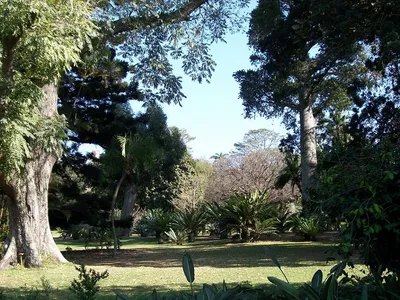
#> input picture site/images/botanic-400.webp, 400 x 300 px
$ python -i duban-photos-v2.py   (imports and definitions only)
#> lines starting #> are read from the running program, lines starting #| are printed output that depends on the picture; after the words box and inside, x2 and y2 are one past the last pixel; in counts of white or black regions, pixels touching at a corner belong together
#> further down, picture is the input picture: shape (300, 400, 3); mean B, G, R 84.5, 94.3, 84.8
"""Duban photos v2: privacy blur -> gentle denoise -> EDSR super-res (if small) -> Duban cool grade -> crops -> WebP.
No generative edits; nothing added/removed. Run with a Python that has opencv-contrib (dnn_superres) + Pillow.
Owner originals: assets/originals/*.jpg. Commons: downloaded from Special:FilePath (see docs/image-credits.md) to COMMONS dir."""
import cv2, numpy as np, os, sys, importlib.util
from PIL import Image, ImageFilter
ROOT = os.path.dirname(os.path.dirname(os.path.abspath(__file__)))
spec = importlib.util.spec_from_file_location("v1", os.path.join(ROOT, "scripts/edit-owner-photos.py"))
OUT = os.path.join(ROOT, "site/images/v2"); COMMONS = sys.argv[1] if len(sys.argv) > 1 else "/tmp/commons"
MODELS = {2: "/tmp/EDSR_x2.pb", 3: "/tmp/EDSR_x3.pb"}
# Same privacy boxes as v1 (original pixel coords)
PRIVACY = {
    "umhlanga-night": {"plates": [(36, 1300, 160, 1352), (192, 1218, 262, 1252), (490, 1176, 532, 1204)],
                       "faces": [(700, 1104, 736, 1144), (905, 1218, 940, 1262)]},
    "ushaka-gate": {"plates": [], "faces": [(736, 1322, 772, 1362), (862, 1332, 896, 1372)]},
    "durban-letters": {"plates": [], "faces": [(50, 408, 92, 452)]},
    "promenade": {"plates": [], "faces": []},
}
FOCUS = {"promenade": (0.5, 0.3), "durban-letters": (0.48, 0.55), "ushaka-gate": (0.5, 0.35), "umhlanga-night": (0.5, 0.56)}

def blur_box(img, box, k):
    region = img.crop(box).filter(ImageFilter.GaussianBlur(k))
    if k >= 10:
        w, h = region.size
        region = region.resize((max(1, w // 10), max(1, h // 10)), Image.BILINEAR).resize((w, h), Image.NEAREST).filter(ImageFilter.GaussianBlur(3))
    img.paste(region, box)

def superres(bgr, need):
    if need <= 1.05: return bgr
    s = 3 if need > 2 else 2
    sr = cv2.dnn_superres.DnnSuperResImpl_create(); sr.readModel(MODELS[s]); sr.setModel("edsr", s)
    return sr.upsample(bgr)

def grade(bgr, night=False):
#> called with night = False
    bgr = cv2.fastNlMeansDenoisingColored(bgr, None, 6 if night else 3, 6 if night else 3, 7, 21)
    a = cv2.cvtColor(bgr, cv2.COLOR_BGR2RGB).astype(np.float32) / 255
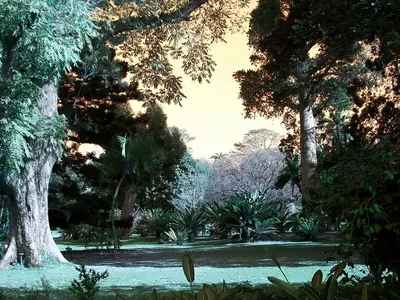
#> a: shape (300, 400, 3) float32; mean of channels 0, 1, 2 0.33, 0.369, 0.329; drawn as B, G, R
    # clean whites: neutralise highlight cast toward white
    lum = a.mean(2, keepdims=True); hi = np.clip((lum - 0.7) / 0.3, 0, 1)
#> after `lum = a.mean(2, keepdims=True)`:
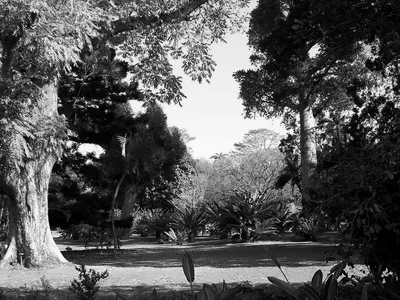
#> lum: shape (300, 400, 1) float32; min 0, max 0.991, mean 0.343
#> after `hi = np.clip((lum - 0.7) / 0.3, 0, 1)`:
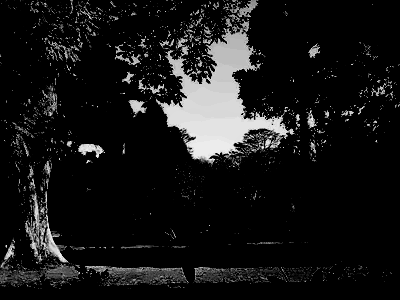
#> hi: shape (300, 400, 1) float32; min 0, max 0.969, mean 0.0895
    a = a * (1 - 0.35 * hi) + lum * 0.35 * hi
    a = np.clip(0.5 + (a - 0.5) * 1.07, 0, 1)                               # a little contrast
    lo = np.clip((0.45 - lum) / 0.45, 0, 1); a = a + lo * np.array([-0.02, 0.012, 0.03])   # teal shadows
#> after `lo = np.clip((0.45 - lum) / 0.45, 0, 1)`:
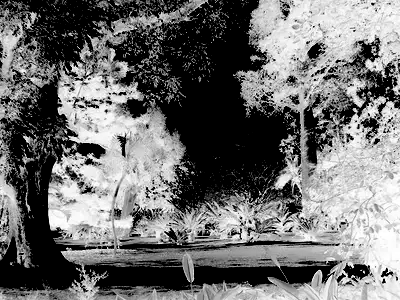
#> lo: shape (300, 400, 1) float32; min 0, max 1, mean 0.436
    a = np.clip(a, 0, 1)
    hsv = cv2.cvtColor((a * 255).astype(np.uint8), cv2.COLOR_RGB2HSV).astype(np.float32)
    m = ((hsv[..., 0] >= 80) & (hsv[..., 0] <= 125)).astype(np.float32)   # cyan..ocean blue
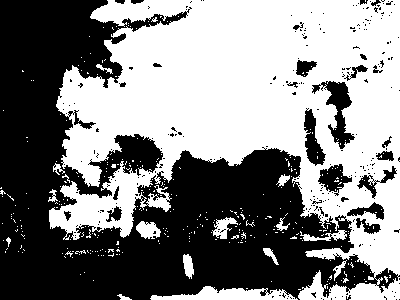
#> m: shape (300, 400) float32; values 0 (black) and 1 (white), 51.8% white; 259 black regions (234 under 20 px), largest, box (x1, y1, x2, y2) and area: (0, 0, 400, 300) 53161, (312, 81, 355, 149) 1023, (304, 108, 326, 166) 637
    hsv[..., 1] = np.clip(hsv[..., 1] * (1 + 0.14 * m), 0, 255)
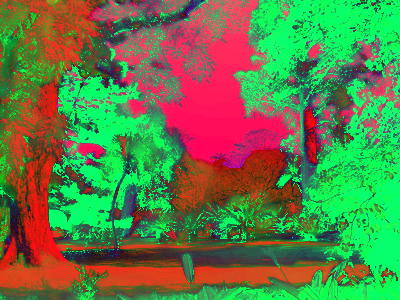
#> hsv: shape (300, 400, 3) float32; mean of channels 0, 1, 2 71.4, 125.4, 96.9; drawn as B, G, R
    return Image.fromarray(cv2.cvtColor(hsv.astype(np.uint8), cv2.COLOR_HSV2RGB)).filter(ImageFilter.UnsharpMask(10, 14, 2))
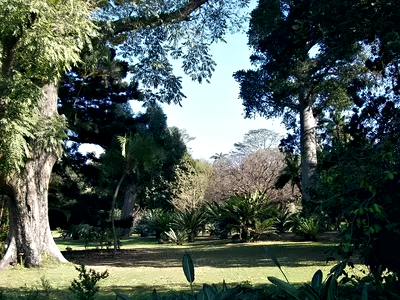
#> returned value: PIL image 400x300 RGB; mean R, G, B 79.1, 91.5, 83

def crop_ratio(img, ratio, focus):
    W, H = img.size
    w, h = (int(H * ratio), H) if W / H > ratio else (W, int(W / ratio))
    x0 = int(min(max(focus[0] * W - w / 2, 0), W - w)); y0 = int(min(max(focus[1] * H - h / 2, 0), H - h))
    return img.crop((x0, y0, x0 + w, y0 + h))

def export(img, name, widths, ratio=None, focus=(0.5, 0.5)):
    c = crop_ratio(img, ratio, focus) if ratio else img
    out = []
    for w in widths:
        w2 = min(w, c.width); h = round(w2 * c.height / c.width)
        r = c.resize((w2, h), Image.LANCZOS).filter(ImageFilter.UnsharpMask(1.0, 60, 2))
        r.save(f"{OUT}/{name}-{w}.webp", "WEBP", quality=82, method=6); out.append((f"{name}-{w}.webp", w2, h))
    return out

log = []
# [18 lines not run here, left out]

>>> import cv2
>>> picture = cv2.imread('../site/images/botanic-400.webp')
>>> result = grade(picture)

$ run again, on site/images/florida-road-400.webp
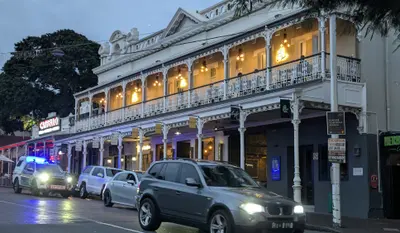
#> input picture site/images/florida-road-400.webp, 400 x 233 px
#> picture is the input picture: shape (233, 400, 3); mean B, G, R 101.4, 92.7, 85.9
#> in grade, `m = ((hsv[..., 0] >= 80) & (hsv[..., 0] <= 125)).astype(np.float32)`:
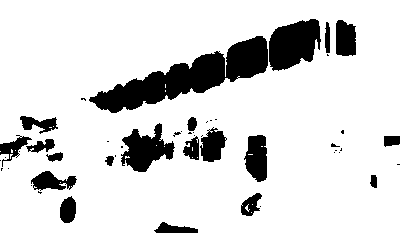
#> m: shape (233, 400) float32; values 0 (black) and 1 (white), 85% white; 49 black regions (29 under 20 px), largest, box (x1, y1, x2, y2) and area: (89, 36, 268, 113) 5130, (269, 19, 321, 71) 1960, (121, 123, 175, 172) 1416
#> in grade, `return Image.fromarray(cv2.cvtColor(hsv.astype(np.uint8), cv2.COLOR_HS..`:
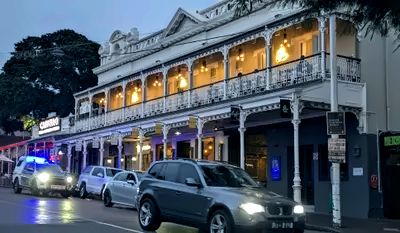
#> returned value: PIL image 400x233 RGB; mean R, G, B 77.2, 88.2, 101.3
